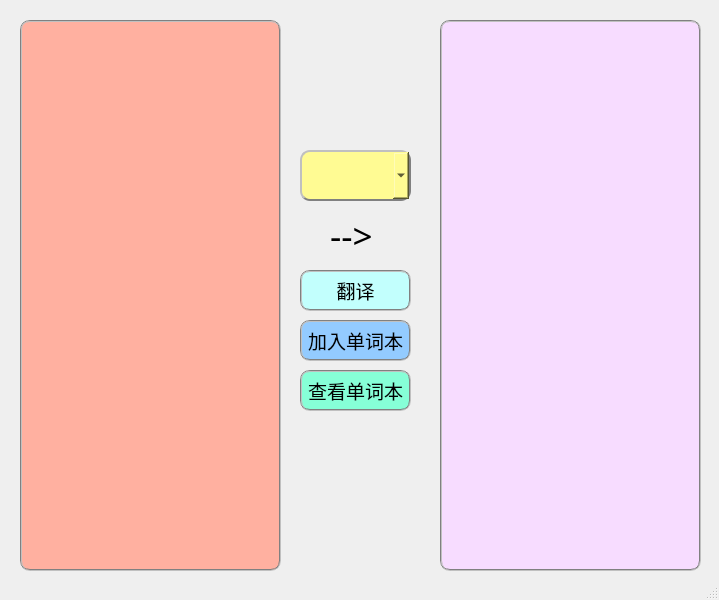
<?xml version="1.0" encoding="UTF-8"?>
<ui version="4.0">
 <class>MainWindow</class>
 <widget class="QMainWindow" name="MainWindow">
  <property name="geometry">
   <rect>
    <x>0</x>
    <y>0</y>
    <width>719</width>
    <height>600</height>
   </rect>
  </property>
  <property name="windowTitle">
   <string>Yoobit翻译——From:贾镇宇</string>
  </property>
  <widget class="QWidget" name="centralwidget">
   <widget class="QPushButton" name="translate_button">
    <property name="geometry">
     <rect>
      <x>300</x>
      <y>270</y>
      <width>111</width>
      <height>41</height>
     </rect>
    </property>
    <property name="font">
     <font>
      <family>033-上首方糖体</family>
      <pointsize>14</pointsize>
     </font>
    </property>
    <property name="styleSheet">
     <string notr="true">QPushButton{
border-style: outset;
background-color:rgb(194, 255, 253);
border-radius: 10px;  border: 2px groove gray;
}</string>
    </property>
    <property name="text">
     <string>翻译</string>
    </property>
   </widget>
   <widget class="QTextBrowser" name="output_text">
    <property name="geometry">
     <rect>
      <x>440</x>
      <y>20</y>
      <width>261</width>
      <height>551</height>
     </rect>
    </property>
    <property name="font">
     <font>
      <family>033-上首方糖体</family>
      <pointsize>20</pointsize>
     </font>
    </property>
    <property name="styleSheet">
     <string notr="true">QTextBrowser{
background-color:rgb(247, 220, 255);
	border-radius: 10px;  border: 2px groove gray;
}</string>
    </property>
   </widget>
   <widget class="QComboBox" name="sel_language">
    <property name="geometry">
     <rect>
      <x>300</x>
      <y>150</y>
      <width>111</width>
      <height>51</height>
     </rect>
    </property>
    <property name="font">
     <font>
      <family>033-上首方糖体</family>
      <pointsize>14</pointsize>
     </font>
    </property>
    <property name="styleSheet">
     <string notr="true">QComboBox{
	background-color: rgb(255, 251, 147);
        border-radius: 10px;  border: 2px groove gray;
        border-style: outset;

}</string>
    </property>
   </widget>
   <widget class="QPushButton" name="add_word_book">
    <property name="geometry">
     <rect>
      <x>300</x>
      <y>320</y>
      <width>111</width>
      <height>41</height>
     </rect>
    </property>
    <property name="font">
     <font>
      <family>033-上首方糖体</family>
      <pointsize>14</pointsize>
     </font>
    </property>
    <property name="styleSheet">
     <string notr="true">QPushButton{
border-style: outset;
background-color:rgb(147, 203, 255);
border-radius: 10px;  border: 2px groove gray;
}</string>
    </property>
    <property name="text">
     <string>加入单词本</string>
    </property>
   </widget>
   <widget class="QPushButton" name="watch_word_book">
    <property name="geometry">
     <rect>
      <x>300</x>
      <y>370</y>
      <width>111</width>
      <height>41</height>
     </rect>
    </property>
    <property name="font">
     <font>
      <family>033-上首方糖体</family>
      <pointsize>14</pointsize>
     </font>
    </property>
    <property name="styleSheet">
     <string notr="true">QPushButton{
border-style: outset;
background-color:rgb(134, 255, 215);
border-radius: 10px;  border: 2px groove gray;
}</string>
    </property>
    <property name="text">
     <string>查看单词本</string>
    </property>
   </widget>
   <widget class="QTextEdit" name="input_text">
    <property name="geometry">
     <rect>
      <x>20</x>
      <y>20</y>
      <width>261</width>
      <height>551</height>
     </rect>
    </property>
    <property name="font">
     <font>
      <family>033-上首方糖体</family>
      <pointsize>20</pointsize>
     </font>
    </property>
    <property name="styleSheet">
     <string notr="true">QTextEdit{
	background-color: rgb(255, 176, 160);
border-radius: 10px;  border: 2px groove gray;
}</string>
    </property>
   </widget>
   <widget class="QLabel" name="label">
    <property name="geometry">
     <rect>
      <x>330</x>
      <y>220</y>
      <width>61</width>
      <height>31</height>
     </rect>
    </property>
    <property name="font">
     <font>
      <family>黑体</family>
      <pointsize>26</pointsize>
     </font>
    </property>
    <property name="text">
     <string>--&gt;</string>
    </property>
   </widget>
  </widget>
  <widget class="QStatusBar" name="statusbar"/>
 </widget>
 <resources/>
 <connections/>
</ui>
